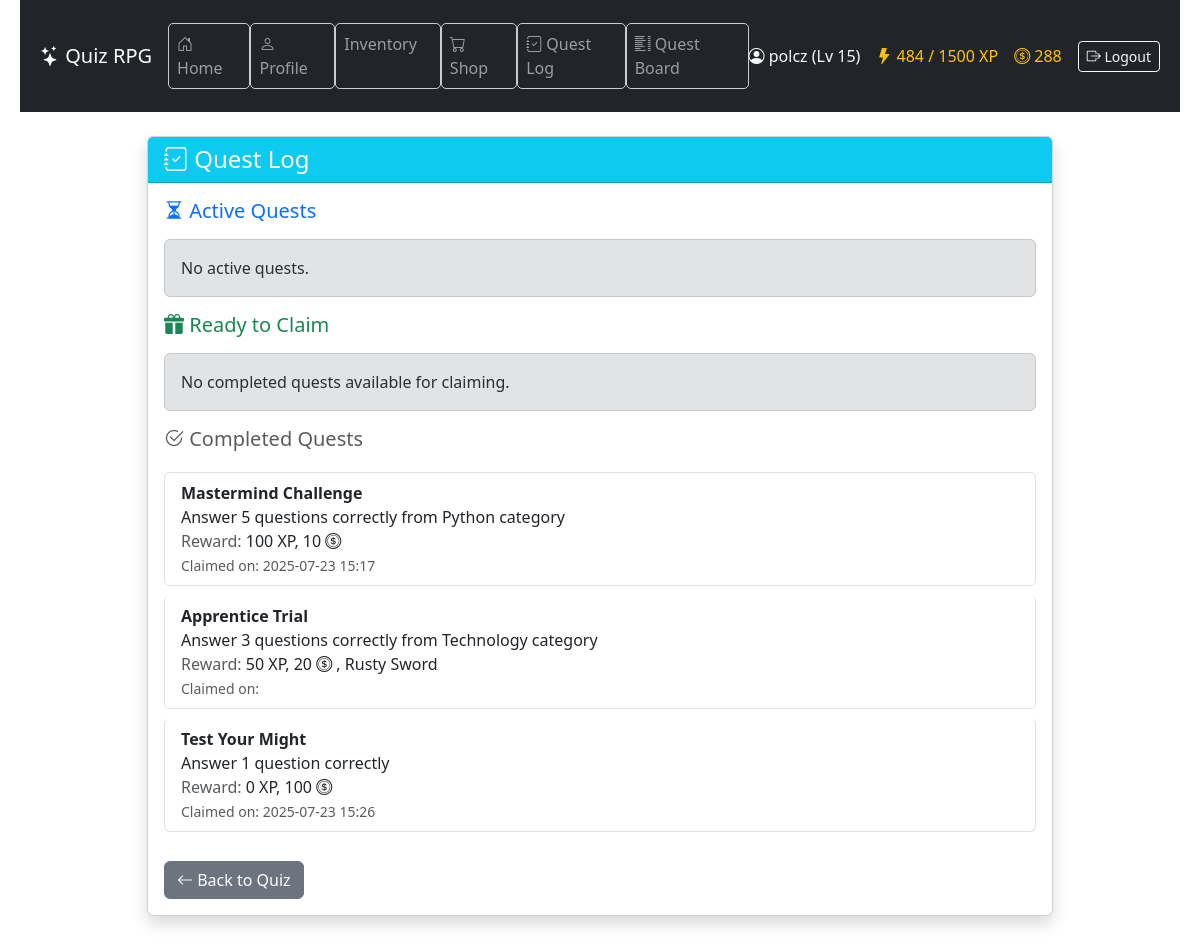
Page /quest_log/ (signed in) on the committed database.
### game/models.py (models this page shows, shortened)
class Character(models.Model):
    CLASS_CHOICES = [
        ("warrior", "Warrior"),
        ("mage", "Mage"),
        ("rogue", "Rogue"),
    ]
    user = models.OneToOneField(User, on_delete=models.CASCADE)
    name = models.CharField(max_length=100)
    character_class = models.CharField(
        max_length=20, choices=CLASS_CHOICES, default="warrior"
    )
    level = models.IntegerField(default=1)
    experience = models.IntegerField(default=0)
    experience_to_next_level = models.PositiveIntegerField(default=100)
    hp = models.PositiveIntegerField(default=100)
    max_hp = models.PositiveIntegerField(default=100)
    hp_from_levels = models.PositiveIntegerField(default=0)
    mana = models.PositiveIntegerField(default=50)
    max_mana = models.PositiveIntegerField(default=50)
    mana_from_levels = models.PositiveIntegerField(default=0)
    stamina = models.PositiveIntegerField(default=50)
    max_stamina = models.PositiveIntegerField(default=50)
    armor = models.PositiveIntegerField(default=0)
    damage_reduction = models.FloatField(default=0.0)
    physical_min_damage = models.PositiveIntegerField(default=1)
    physical_max_damage = models.PositiveIntegerField(default=3)
    spell_power = models.PositiveIntegerField(default=0)
    hp_regeneration = models.PositiveIntegerField(default=0)
    mana_regeneration = models.PositiveIntegerField(default=0)
    stamina_regeneration = models.PositiveIntegerField(default=0)
    items = models.ManyToManyField("Item", related_name="characters", blank=True)
    equipped_head = models.ForeignKey(
        "Item",
        null=True,
        blank=True,
        related_name="equipped_on_head",
        on_delete=models.SET_NULL,
    )
    equipped_body = models.ForeignKey(
        "Item",
        null=True,
        blank=True,
        related_name="equipped_on_body",
        on_delete=models.SET_NULL,
    )
    equipped_legs = models.ForeignKey(
        "Item",
        null=True,
        blank=True,
        related_name="equipped_on_legs",
        on_delete=models.SET_NULL,
    )
    equipped_feet = models.ForeignKey(
        "Item",
        null=True,
        blank=True,
        related_name="equipped_on_feet",
        on_delete=models.SET_NULL,
    )
    equipped_hand_right = models.ForeignKey(
        "Item",
        null=True,
        blank=True,
        related_name="equipped_on_hand_right",
        on_delete=models.SET_NULL,
    )
    equipped_hand_left = models.ForeignKey(
        "Item",
        null=True,
        blank=True,
        related_name="equipped_on_hand_left",
        on_delete=models.SET_NULL,
    )
    strength = models.IntegerField(default=5)
    intelligence = models.IntegerField(default=5)
    dexterity = models.IntegerField(default=5)
    vitality = models.IntegerField(default=5)
    luck = models.IntegerField(default=5)
    stat_points = models.IntegerField(default=0)
    gold = models.IntegerField(default=0)
    class XpReward(TypedDict):
        total: int
        base: int
        strength_bonus: int
        intelligence_bonus: int
        double: bool

class QuestProgress(models.Model):
    character = models.ForeignKey("Character", on_delete=models.CASCADE)
    quest = models.ForeignKey("Quest", on_delete=models.CASCADE)
    correct_answers = models.PositiveIntegerField(default=0)
    is_completed = models.BooleanField(default=False)
    reward_claimed = models.BooleanField(default=False)
    date_started = models.DateTimeField(auto_now_add=True)
    date_completed = models.DateTimeField(null=True, blank=True)

class Quest(models.Model):
    name = models.CharField(max_length=100)
    description = models.TextField()
    category = models.ForeignKey(
        "Category", on_delete=models.SET_NULL, null=True, blank=True
    )
    required_correct_answers = models.PositiveIntegerField(default=1)
    experience_reward = models.PositiveIntegerField(default=0)
    gold_reward = models.PositiveIntegerField(default=0)
    item_reward = models.ForeignKey(
        "Item", on_delete=models.SET_NULL, null=True, blank=True
    )

class Item(models.Model):
    SLOT_CHOICES = [
        ("head", "Head"),
        ("body", "Body"),
        ("legs", "Legs"),
        ("feet", "Feet"),
        ("hand_right", "Right Hand"),
        ("hand_left", "Left Hand"),
    ]
    name = models.CharField(max_length=100)
    description = models.TextField(blank=True, null=True)
    price = models.IntegerField(null=True, blank=True)
    is_available_in_shop = models.BooleanField(default=False)
    slot = models.CharField(
        max_length=20,
        choices=SLOT_CHOICES,
        default="hand_right",
    )
    effect_strength = models.IntegerField(default=0)
    effect_intelligence = models.IntegerField(default=0)
    effect_dexterity = models.IntegerField(default=0)
    effect_vitality = models.IntegerField(default=0)
    effect_luck = models.IntegerField(default=0)
    min_damage = models.PositiveIntegerField(default=0)
    max_damage = models.PositiveIntegerField(default=0)
    armor = models.PositiveIntegerField(default=0)
    spell_power = models.PositiveIntegerField(default=0)
    hp_bonus = models.IntegerField(default=0)
    mana_bonus = models.IntegerField(default=0)
    stamina_bonus = models.IntegerField(default=0)
    required_class = models.CharField(
        max_length=20,
        choices=Character.CLASS_CHOICES,
        null=True,
        blank=True,
        help_text="If set, only characters of this class can equip the item.",
    )

### game/views.py (the view)
# urls.py: path("quest_log/", views.quest_log_view, name="quest_log"),
@character_required
def quest_log_view(request):
    character = Character.objects.get(user=request.user)
    active_quests = QuestProgress.objects.filter(
        character=character, is_completed=False
    )
    ready_to_claim = QuestProgress.objects.filter(
        character=character, is_completed=True, reward_claimed=False
    )
    claimed = QuestProgress.objects.filter(
        character=character, is_completed=True, reward_claimed=True
    )
    return render(
        request,
        "game/quest_log.html",
        {
            "active_quests": active_quests,
            "ready_to_claim": ready_to_claim,
            "claimed": claimed,
        },
    )

### game/context_processors.py (called while the page is built)
def character_context(request):
    if request.user.is_authenticated:
        try:
            character = Character.objects.get(user=request.user)
            return {"character": character}
        except Character.DoesNotExist:
            return {}
    return {}

### game/templates/game/quest_log.html (shortened to what this page needs)
{% extends "game/base.html" %}
{% block content %}
<div class="container my-4">
  <div class="row justify-content-center">
    <div class="col-md-10">
      <div class="card shadow">
        <div class="card-header bg-info text-white">
          <h4 class="mb-0"><i class="bi bi-journal-check"></i> Quest Log</h4>
        </div>
        <div class="card-body">
          <h5 class="text-primary mb-3">
            <i class="bi bi-hourglass-split"></i> Active Quests
          </h5>
          {% if active_quests %}
          <ul class="list-group mb-4">
            {% for q in active_quests %}
            <li class="list-group-item">
              <strong>{{ q.quest.name }}</strong><br />
              {{ q.quest.description }}<br />
              <span class="text-muted">Progress:</span>
              {{ q.correct_answers }} / {{ q.quest.goal }}<br />
              <span class="text-muted">Reward:</span>
              {{ q.quest.experience_reward }} XP,
              {{ q.quest.gold_reward }} <i class="bi bi-coin"></i>
              {% if q.quest.item_reward %}, {{ q.quest.item_reward.name }}{% endif %}
            </li>
            {% endfor %}
          </ul>
          {% else %}
          <div class="alert alert-secondary">No active quests.</div>
          {% endif %}
          <h5 class="text-success mb-3">
            <i class="bi bi-gift-fill"></i> Ready to Claim
          </h5>
          {% if ready_to_claim %}
          <ul class="list-group mb-4">
            {% for q in ready_to_claim %}
            <li class="list-group-item">
              <strong>{{ q.quest.name }}</strong><br />
              {{ q.quest.description }}<br />
              <span class="text-success">✅ Completed!</span><br />
              <span class="text-muted">Reward:</span>
              {{ q.quest.experience_reward }} XP,
              {{ q.quest.gold_reward }} <i class="bi bi-coin"></i>
              {% if q.quest.item_reward %}, {{ q.quest.item_reward.name }}{% endif %}
              <form method="post" action="{% url 'claim_quest_reward' q.id %}" class="mt-2">
                {% csrf_token %}
                <button type="submit" class="btn btn-sm btn-success">
                  <i class="bi bi-hand-thumbs-up-fill"></i> Claim Reward
                </button>
              </form>
            </li>
            {% endfor %}
          </ul>
          {% else %}
          <div class="alert alert-secondary">No completed quests available for claiming.</div>
          {% endif %}
          <h5 class="text-muted mb-3">
            <i class="bi bi-check2-circle"></i> Completed Quests
          </h5>
          {% if claimed %}
          <ul class="list-group">
            {% for q in claimed %}
            <li class="list-group-item">
              <strong>{{ q.quest.name }}</strong><br />
              {{ q.quest.description }}<br />
              <span class="text-muted">Reward:</span>
              {{ q.quest.experience_reward }} XP,
              {{ q.quest.gold_reward }} <i class="bi bi-coin"></i>
              {% if q.quest.item_reward %}, {{ q.quest.item_reward.name }}{% endif %}<br />
              <small class="text-muted">Claimed on: {{ q.date_completed|date:"Y-m-d H:i" }}</small>
            </li>
            {% endfor %}
          </ul>
          {% else %}
          <div class="alert alert-secondary">No completed quests in history.</div>
          {% endif %}
          <a href="{% url 'quiz' %}" class="btn btn-secondary mt-4">
            <i class="bi bi-arrow-left"></i> Back to Quiz
          </a>
        </div>
      </div>
    </div>
  </div>
</div>
{% endblock %}

### game/templates/game/base.html (shortened to what this page needs)
{% load static %}
<!DOCTYPE html>
<html lang="en">
  <head>
    <link rel="stylesheet" type="text/css" href="{% static 'game/style.css' %}" />
    <link href="https://cdn.jsdelivr.net/npm/bootstrap@5.3.3/dist/css/bootstrap.min.css" rel="stylesheet" />
    <link href="https://cdn.jsdelivr.net/npm/bootstrap-icons@1.11.3/font/bootstrap-icons.css" rel="stylesheet" />
  </head>
  <body>
    <header class="bg-dark text-white">
      <nav class="navbar navbar-expand-lg navbar-dark container">
        <a class="navbar-brand" href="{% url 'home' %}">
          <i class="bi bi-stars"></i> Quiz RPG
        </a>
        <div class="collapse navbar-collapse justify-content-between" id="navbarNav">
          <ul class="navbar-nav me-auto mb-2 mb-lg-0">
            <li class="nav-item"><a class="nav-link" href="{% url 'home' %}"><i class="bi bi-house-door"></i> Home</a></li>
            <li class="nav-item"><a class="nav-link" href="{% url 'profile' %}"><i class="bi bi-person"></i> Profile</a></li>
            <li class="nav-item"><a class="nav-link" href="{% url 'inventory' %}"> Inventory</a></li>
            <li class="nav-item"><a class="nav-link" href="{% url 'shop' %}"><i class="bi bi-cart"></i> Shop</a></li>
            <li class="nav-item"><a class="nav-link" href="{% url 'quest_log' %}"><i class="bi bi-journal-check"></i> Quest Log</a></li>
            <li class="nav-item"><a class="nav-link" href="{% url 'quest_list' %}"><i class="bi bi-list-columns"></i> Quest Board</a></li>
          </ul>
          <div class="d-flex align-items-center gap-3 text-nowrap">
            {% if user.is_authenticated %}
              {% if character %}
                <span class="text-light"><i class="bi bi-person-circle"></i> {{ character.name }} (Lv {{ character.level }})</span>
                <span class="text-warning"><i class="bi bi-lightning-fill"></i> {{ character.experience }} / {{ character.level|add:"0" }}00 XP</span>
                <span class="text-warning"><i class="bi bi-coin"></i> {{ character.gold }}</span>
              {% else %}
                <span class="text-light"><i class="bi bi-person-circle"></i> {{ user.username }}</span>
              {% endif %}
              <form method="post" action="{% url 'logout' %}" class="d-inline">
                <button type="submit" class="btn btn-outline-light btn-sm">
                  <i class="bi bi-box-arrow-right"></i> Logout
                </button>
              </form>
            {% else %}
              <a href="{% url 'login' %}" class="btn btn-outline-light btn-sm"><i class="bi bi-box-arrow-in-right"></i> Login</a>
              <a href="{% url 'register' %}" class="btn btn-outline-light btn-sm"><i class="bi bi-person-plus"></i> Register</a>
            {% endif %}
          </div>
        </div>
      </nav>
    </header>
    <main class="container mb-5">
      {% block content %}{% endblock %}
    </main>
  </body>
</html>

### game/static/game/style.css (style rules this page uses)
body { font-family: "Segoe UI", sans-serif; background-color: #f4f4f4; color: #333; margin: 0; padding: 0 20px; }
header { background-color: #222; color: white; padding: 15px 20px; display: flex; flex-direction: column; align-items: flex-start; }
nav a { color: #ddd; text-decoration: none; margin-right: 15px; }
nav li { background: none !important; width: auto !important; height: auto !important; padding: 0 !important; margin: 0 !important; display: list-item; }
button { background-color: #4CAF50; color: white; border: none; padding: 8px 16px; margin-top: 5px; cursor: pointer; border-radius: 4px; }
ul { list-style: none; padding-left: 0; }
li { background-color: white; border: 1px solid #ccc; margin: 5px 0; padding: 10px; border-radius: 5px; }

### rows in the picture
Character: name "polcz", level "15", experience "484", level|add "15", gold "288"
QuestProgress: quest.name "Mastermind Challenge", quest.description "Answer 5 questions correctly from Python category", quest.experience_reward "100", quest.gold_reward "10", date_completed "2025-07-23 15:17"
QuestProgress: quest.name "Apprentice Trial", quest.description "Answer 3 questions correctly from Technology category", quest.experience_reward "50", quest.gold_reward "20", quest.item_reward.name "Rusty Sword"
QuestProgress: quest.name "Test Your Might", quest.description "Answer 1 question correctly", quest.experience_reward "0", quest.gold_reward "100", date_completed "2025-07-23 15:26"
